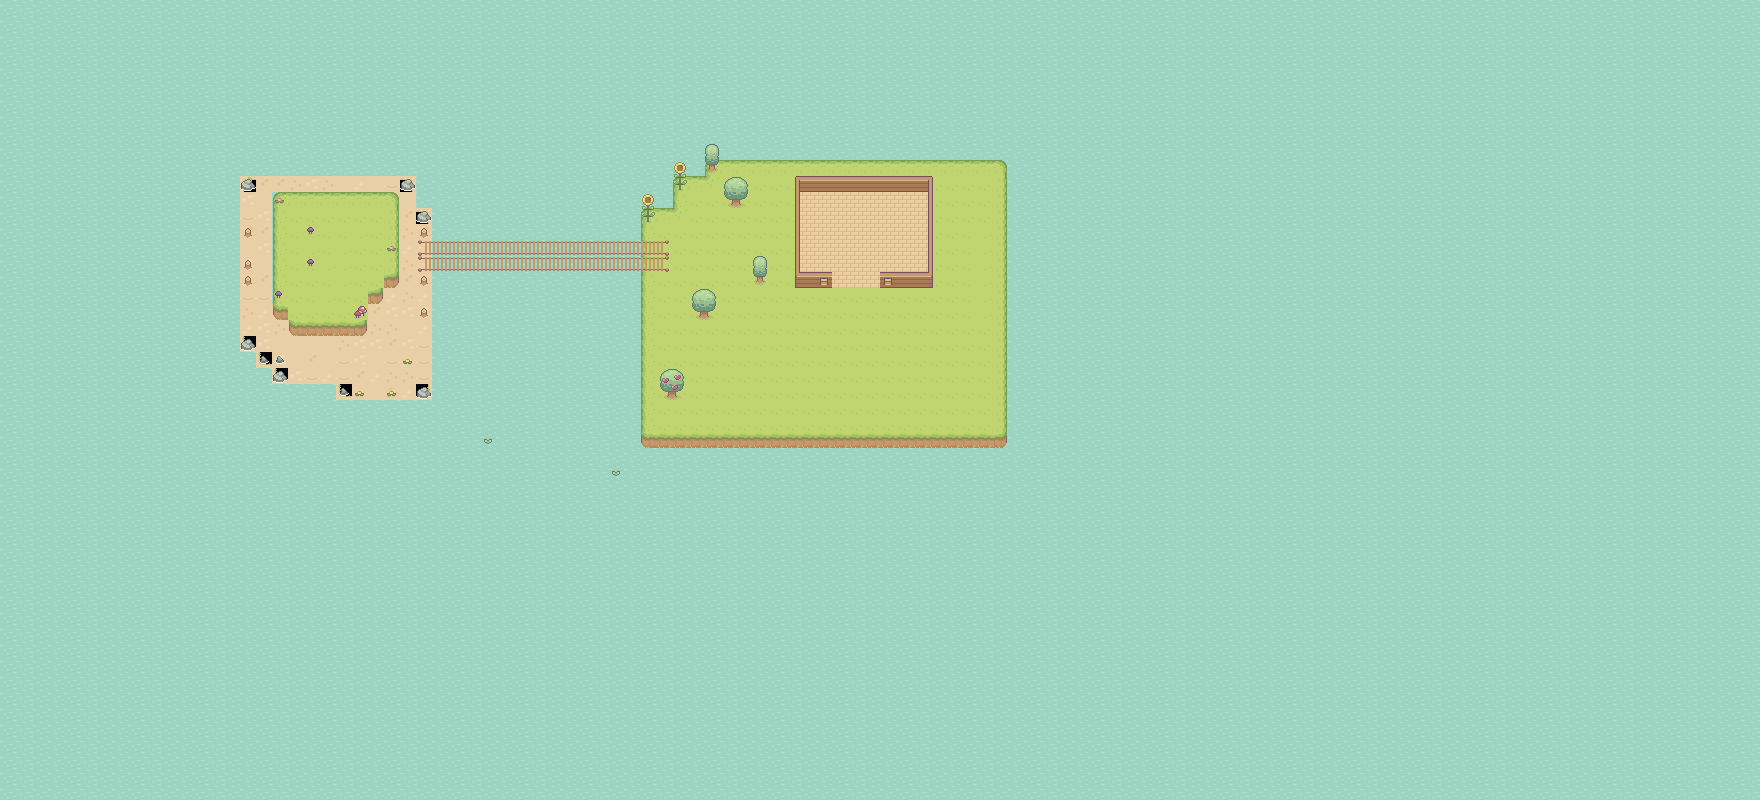

This is a level from a 2D game, rendered from its Tiled map with the project's own tilesets. A one-line summary and the map file follow, with tile-layer data summarised:
An orthogonal 110x50 tile map with 16x16 px tiles, 9 tile layers (dirt, decdirt, water, waterdec, ...), 9 tilesets.

<map version="1.8" tiledversion="1.8.4" orientation="orthogonal" renderorder="right-down" width="110" height="50" tilewidth="16" tileheight="16" infinite="0" nextlayerid="30" nextobjectid="105">
 <tileset firstgid="1" name="grass" tilewidth="16" tileheight="16" tilecount="80" columns="10">
  <image source="../images/grass.png" width="160" height="128" />
  <wangsets>
   <wangset name="Unnamed Set" type="corner" tile="-1">
    <wangcolor name="" color="#ff0000" tile="-1" probability="1" />
    <wangtile tileid="0" wangid="0,1,0,1,0,1,0,1" />
    <wangtile tileid="1" wangid="0,1,0,1,0,1,0,1" />
    <wangtile tileid="2" wangid="0,1,0,1,0,1,0,1" />
    <wangtile tileid="3" wangid="0,1,0,1,0,1,0,1" />
    <wangtile tileid="4" wangid="0,1,0,1,0,1,0,1" />
    <wangtile tileid="5" wangid="0,1,0,1,0,1,0,1" />
    <wangtile tileid="10" wangid="0,1,0,1,0,1,0,1" />
    <wangtile tileid="11" wangid="0,1,0,1,0,1,0,1" />
    <wangtile tileid="12" wangid="0,1,0,1,0,1,0,1" />
    <wangtile tileid="13" wangid="0,1,0,1,0,1,0,1" />
    <wangtile tileid="14" wangid="0,1,0,1,0,1,0,1" />
    <wangtile tileid="15" wangid="0,1,0,1,0,1,0,1" />
    <wangtile tileid="26" wangid="0,0,0,1,0,0,0,0" />
    <wangtile tileid="27" wangid="0,0,0,0,0,1,0,0" />
    <wangtile tileid="31" wangid="0,0,0,1,0,0,0,0" />
    <wangtile tileid="32" wangid="0,0,0,1,0,1,0,0" />
    <wangtile tileid="33" wangid="0,0,0,0,0,1,0,0" />
    <wangtile tileid="36" wangid="0,1,0,0,0,0,0,0" />
    <wangtile tileid="37" wangid="0,0,0,0,0,0,0,1" />
    <wangtile tileid="41" wangid="0,1,0,1,0,0,0,0" />
    <wangtile tileid="42" wangid="0,1,0,1,0,1,0,1" />
    <wangtile tileid="43" wangid="0,0,0,0,0,1,0,1" />
    <wangtile tileid="44" wangid="0,1,0,0,0,1,0,1" />
    <wangtile tileid="45" wangid="0,1,0,1,0,0,0,1" />
    <wangtile tileid="46" wangid="0,0,0,1,0,0,0,0" />
    <wangtile tileid="47" wangid="0,0,0,0,0,1,0,0" />
    <wangtile tileid="48" wangid="0,0,0,1,0,0,0,0" />
    <wangtile tileid="49" wangid="0,0,0,0,0,1,0,0" />
    <wangtile tileid="51" wangid="0,1,0,0,0,0,0,0" />
    <wangtile tileid="52" wangid="0,1,0,0,0,0,0,1" />
    <wangtile tileid="53" wangid="0,0,0,0,0,0,0,1" />
    <wangtile tileid="54" wangid="0,0,0,1,0,1,0,1" />
    <wangtile tileid="55" wangid="0,1,0,1,0,1,0,0" />
    <wangtile tileid="56" wangid="0,1,0,0,0,0,0,0" />
    <wangtile tileid="57" wangid="0,0,0,0,0,0,0,1" />
    <wangtile tileid="58" wangid="0,1,0,0,0,0,0,0" />
    <wangtile tileid="59" wangid="0,0,0,0,0,0,0,1" />
    <wangtile tileid="66" wangid="0,0,0,1,0,0,0,0" />
    <wangtile tileid="67" wangid="0,0,0,0,0,1,0,0" />
    <wangtile tileid="72" wangid="0,0,0,1,0,0,0,0" />
    <wangtile tileid="73" wangid="0,0,0,0,0,1,0,0" />
    <wangtile tileid="76" wangid="0,1,0,0,0,0,0,0" />
    <wangtile tileid="77" wangid="0,0,0,0,0,0,0,1" />
   </wangset>
  </wangsets>
 </tileset>
 <tileset firstgid="81" name="water" tilewidth="16" tileheight="16" tilecount="4" columns="4">
  <image source="../images/water.png" width="64" height="16" />
 </tileset>
 <tileset firstgid="85" name="houses" tilewidth="16" tileheight="16" tilecount="35" columns="7">
  <image source="../images/houses.png" width="112" height="80" />
 </tileset>
 <tileset firstgid="120" name="furniture" tilewidth="16" tileheight="16" tilecount="54" columns="9">
  <image source="../images/furniture.png" width="144" height="96" />
 </tileset>
 <tileset firstgid="174" name="biom" tilewidth="16" tileheight="16" tilecount="45" columns="9">
  <image source="../images/biom.png" width="144" height="80" />
 </tileset>
 <tileset firstgid="219" name="hills" tilewidth="16" tileheight="16" tilecount="36" columns="6">
  <image source="../images/hills.png" width="96" height="96" />
  <wangsets>
   <wangset name="Unnamed Set" type="mixed" tile="-1">
    <wangcolor name="" color="#ff0000" tile="-1" probability="1" />
    <wangtile tileid="1" wangid="0,0,1,1,1,0,0,0" />
    <wangtile tileid="2" wangid="0,0,1,1,1,1,1,0" />
    <wangtile tileid="3" wangid="0,0,0,0,1,1,1,0" />
    <wangtile tileid="4" wangid="1,1,1,1,1,1,1,0" />
    <wangtile tileid="5" wangid="1,0,1,1,1,1,1,1" />
    <wangtile tileid="7" wangid="1,1,1,1,1,0,0,0" />
    <wangtile tileid="8" wangid="1,1,1,1,1,1,1,1" />
    <wangtile tileid="9" wangid="1,0,0,0,1,1,1,1" />
    <wangtile tileid="10" wangid="1,1,1,1,1,1,1,1" />
    <wangtile tileid="11" wangid="1,1,1,1,1,1,1,1" />
    <wangtile tileid="16" wangid="1,1,1,1,0,0,0,1" />
    <wangtile tileid="17" wangid="1,1,0,0,0,1,1,1" />
    <wangtile tileid="22" wangid="1,1,1,1,1,1,1,1" />
    <wangtile tileid="23" wangid="1,1,1,1,1,1,1,1" />
    <wangtile tileid="24" wangid="1,0,0,0,1,0,0,0" />
    <wangtile tileid="25" wangid="1,1,0,0,1,0,1,1" />
    <wangtile tileid="26" wangid="1,0,0,0,1,1,1,1" />
    <wangtile tileid="30" wangid="1,0,1,1,1,0,1,1" />
    <wangtile tileid="31" wangid="1,0,0,0,0,0,0,0" />
    <wangtile tileid="33" wangid="1,1,1,1,1,0,0,0" />
    <wangtile tileid="34" wangid="0,0,0,0,0,1,1,1" />
   </wangset>
  </wangsets>
 </tileset>
 <tileset firstgid="255" name="path" tilewidth="16" tileheight="16" tilecount="16" columns="4">
  <image source="../images/path.png" width="64" height="64" />
 </tileset>
 <tileset firstgid="271" name="bridge" tilewidth="16" tileheight="16" tilecount="15" columns="5">
  <image source="../images/bridge.png" width="80" height="48" />
 </tileset>
 <tileset firstgid="286" name="dirt" tilewidth="16" tileheight="16" tilecount="64" columns="8">
  <image source="../images/dirt.png" width="128" height="128" />
 </tileset>
 <layer id="6" name="dirt" width="110" height="50">
  <data>[5500 cells, 5500 non-empty, 10 distinct tile ids]</data>
 </layer>
 <layer id="24" name="decdirt" width="110" height="50">
  <data>[5500 cells, 18 non-empty, 4 distinct tile ids]</data>
 </layer>
 <layer id="23" name="water" width="110" height="50">
  <data>[5500 cells, 5396 non-empty, 4 distinct tile ids]</data>
 </layer>
 <layer id="27" name="waterdec" width="110" height="50">
  <data>[5500 cells, 2 non-empty, 1 distinct tile ids]</data>
 </layer>
 <layer id="22" name="hills" width="110" height="50">
  <data>[5500 cells, 472 non-empty, 12 distinct tile ids]</data>
 </layer>
 <layer id="26" name="trees" width="110" height="50">
  <data>[5500 cells, 26 non-empty, 15 distinct tile ids]</data>
 </layer>
 <layer id="29" name="house2" width="110" height="50">
  <data>[5500 cells, 3 non-empty, 1 distinct tile ids]</data>
 </layer>
 <layer id="28" name="house" width="110" height="50">
  <data>[5500 cells, 67 non-empty, 10 distinct tile ids]</data>
 </layer>
 <layer id="25" name="bridges" width="110" height="50">
  <data>[5500 cells, 32 non-empty, 3 distinct tile ids]</data>
 </layer>
</map>
